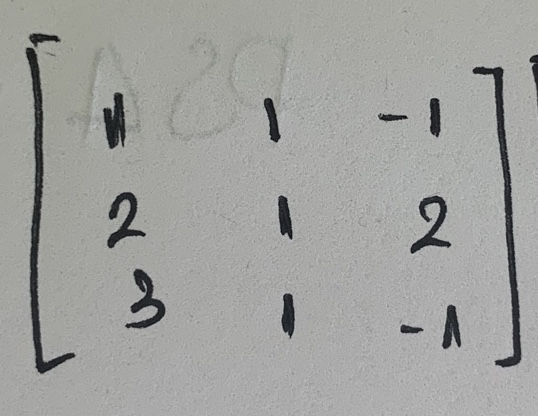
#> input picture resources/matrix1.jpeg, 538 x 416 px
$ python playground.py
#> lines starting #> are read from the running program, lines starting #| are printed output that depends on the picture; after the words box and inside, x2 and y2 are one past the last pixel; in counts of white or black regions, pixels touching at a corner belong together
### contour.py
import cv2 as cv

def find_contour(img, img2):
    """
    Take in a (Canny) image, find conture and return a new image with contour and bounding
    boxes around digit
    :param img: Canny Image
    :param img2: Original Image
    :return: Original Image with Bounding Box
    """
    imgCopy = img2.copy()
    contours, hierarchy = cv.findContours(img, cv.RETR_EXTERNAL, cv.CHAIN_APPROX_NONE)
    crop_anchors = []
    for contour in contours:
        area = cv.contourArea(contour)
        # give threshold of area to avoid noise
        if area > 20:
            # cv.drawContours(imgCopy, contour, -1 , (255, 0, 0), 1)
            peri = cv.arcLength(contour, False)
            appro = cv.approxPolyDP(contour, 0.0002*peri, True)
            x,y,width, height = cv.boundingRect(appro)
            # draw bounding box
            cv.rectangle(imgCopy, (x-5,y-5), (x+width+5, y+height+5), (0,255,0), thickness=1)
            crop_anchors.append(((y-5,y+height+5),(x-5,x+width+5)))
    return imgCopy, crop_anchors

### playground.py
import cv2 as cv
import numpy as np
from pixelate import pixelate
from contour import find_contour
# read file
img = cv.imread("resources/matrix1.jpeg")
#> img is the input picture: shape (416, 538, 3); mean B, G, R 158.8, 161.5, 160.8

# define kernel
kernel = np.ones((15,15), np.uint8)

# color manipulation
imgGrey = cv.cvtColor(img, cv.COLOR_BGR2GRAY)

# apply filer
imgBlur = cv.GaussianBlur(imgGrey, (9,9),10)
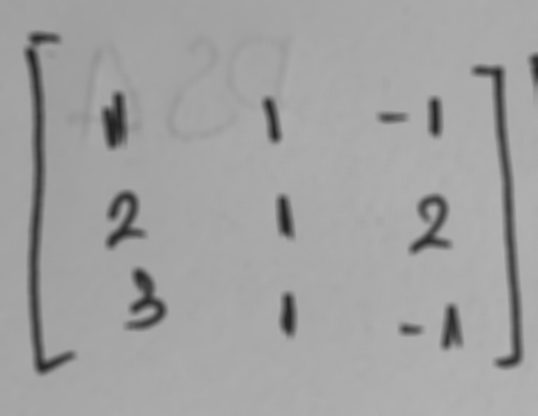
#> imgBlur: shape (416, 538); min 34, max 179, mean 161
imgCanny = cv.Canny(imgGrey, 100, 100)
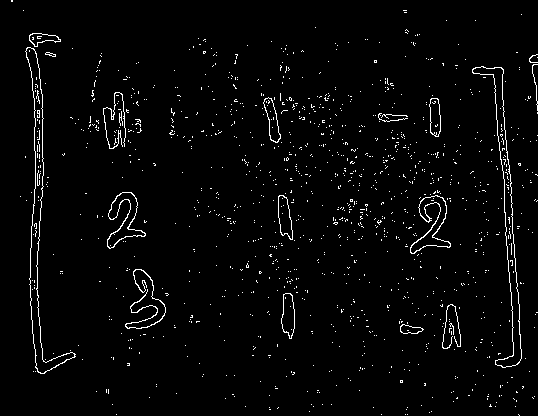
#> imgCanny: shape (416, 538); 2.6% white in thin lines or dots

# apply filer with kernel (matrix)
# imgDialation = cv.dilate(imgBlur, kernel, iterations=1)
imgEroded = cv.erode(imgBlur, kernel, iterations=2)
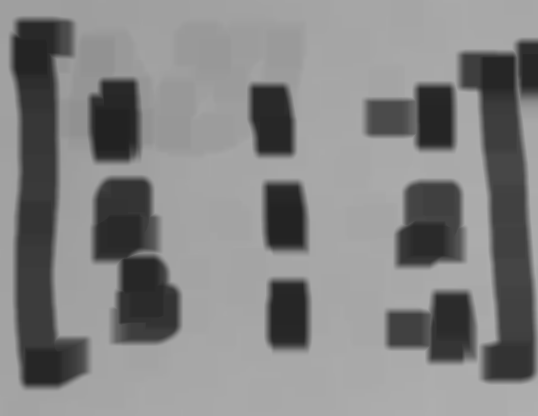
#> imgEroded: shape (416, 538); min 34, max 175, mean 131.3
imgEroded = cv.Canny(imgEroded, 100, 100)
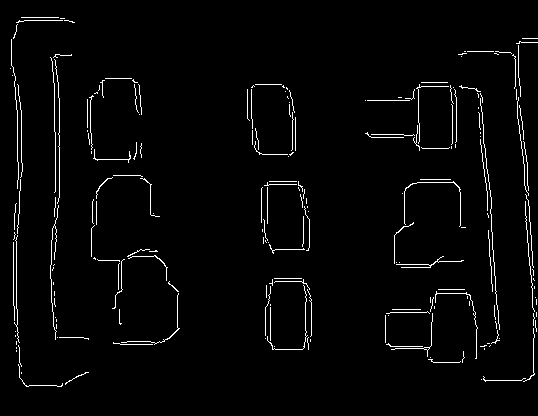
#> imgEroded: shape (416, 538); 2.6% white in thin lines or dots, all inside (x1, y1, x2, y2) = (10, 17, 538, 387)
imgContour = find_contour(imgEroded,img)
#> in find_contour, `contours, hierarchy = cv.findContours(img, cv.RETR_EXTERNAL, cv.CHAIN_..`: contours = 208 contours, all with area under 20
#> the loop in find_contour, `for contour in contours:` made 208 passes
#> area on passes 2, 3, 5: 2.5, 6.5, 3.5
#> after the loop in find_contour, `for contour in contours:`: crop_anchors = []

# [25 lines of commented-out code are left out]
cv.imshow("imgGrey", imgGrey)
cv.imshow("imgBlur", imgBlur)
# cv.imshow("imgCanny", imgCanny)
# cv.imshow("imgDialation", imgDialation)
cv.imshow("imgEroded", imgEroded)
cv.imshow("imgContour", imgContour)
# //
# cv.imshow("imgStack", imgStack)
cv.waitKey(0)

$ run again, with resources/matrix4.png saved as resources/matrix1.jpeg
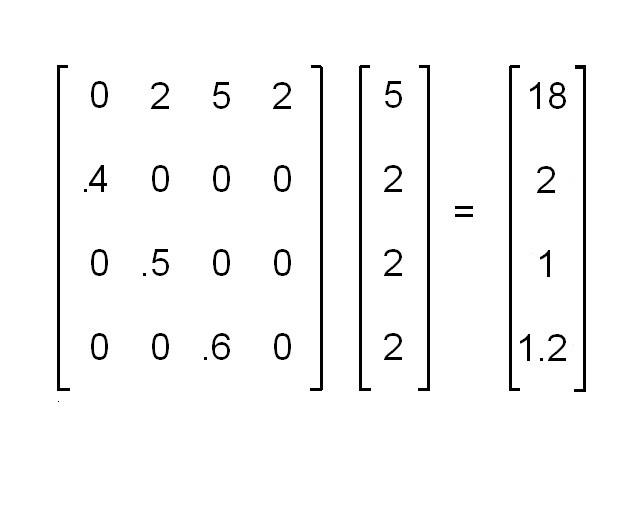
#> input picture resources/matrix4.png, 640 x 512 px
#> img is the input picture: shape (512, 640, 3); min 0, max 255, mean 246.8
#> `imgCanny = cv.Canny(imgGrey, 100, 100)`:
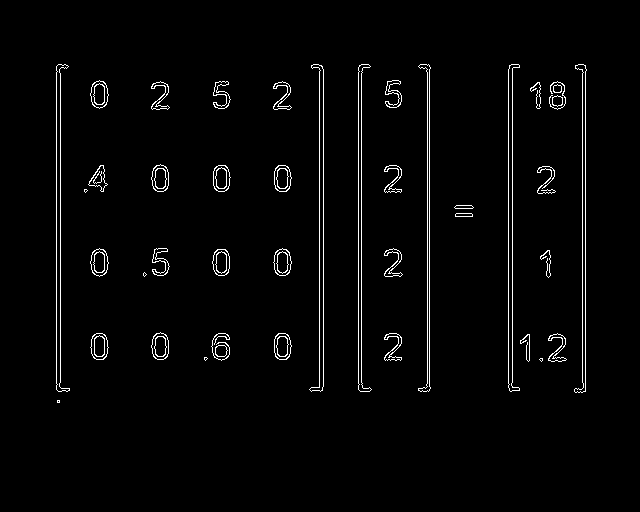
#> imgCanny: shape (512, 640); 2.3% white in thin lines or dots, all inside (x1, y1, x2, y2) = (56, 64, 587, 403)
#> contours = 146 contours, 142 with area under 20; largest, box (x1, y1, x2, y2) and area: (195, 316, 247, 377) 2924, (378, 208, 411, 233) 768, (257, 151, 305, 293) 27, (196, 232, 247, 293) 20
#> the loop in find_contour, `for contour in contours:` made 146 passes
#> (area, peri, appro, x, y, width, height) on pass 59: (768, 111, [[378, 208], [378, 232], [410, 232], [410, 208]], 378, 208, 33, 25)
#> after the loop in find_contour, `for contour in contours:`:
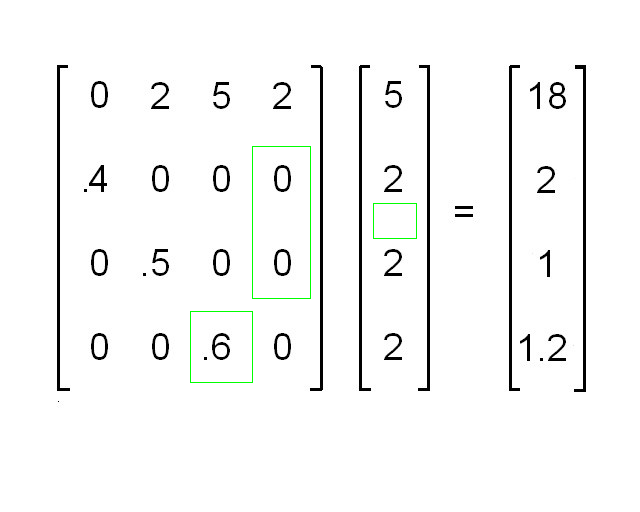
#> imgCopy: shape (512, 640, 3); 0.26% of pixels changed, all inside (x1, y1, x2, y2) = (190, 146, 417, 383)
#> after the loop in find_contour, `for contour in contours:`: crop_anchors = [((311, 382), (190, 252)), ((203, 238), (373, 416)), ((146, 298), (252, 310))]
